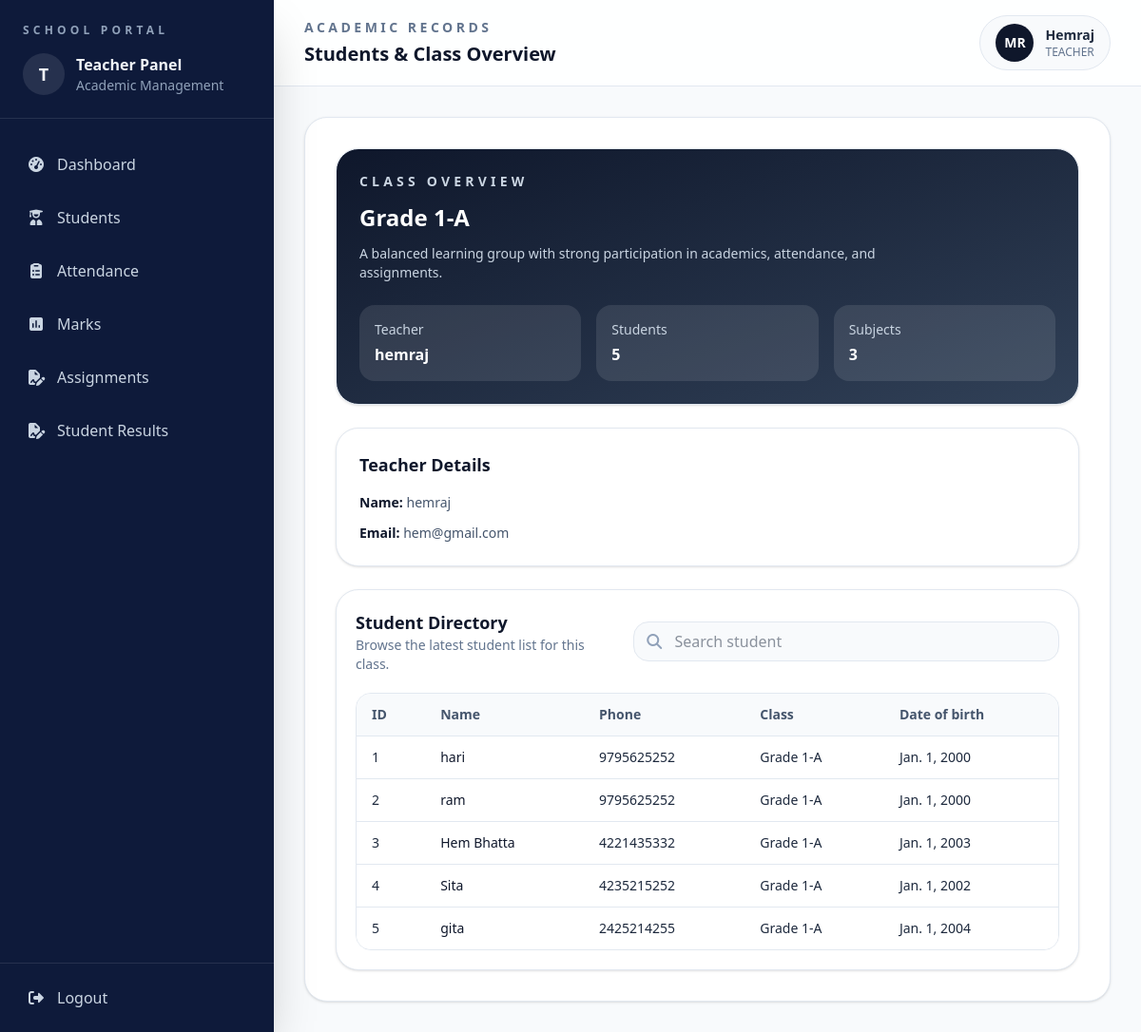
/students/list/ (signed in), run on the app's committed database.
### accounts/models.py (models this page shows, shortened)
class User(AbstractUser):
    ROLE_CHOICES = (("ADMIN", "Admin"), ("TEACHER", "Teacher"))
    role = models.CharField(max_length=20, choices=ROLE_CHOICES, default="TEACHER")

### students/models.py (models this page shows, shortened)
class ClassRoom(models.Model):
    name = models.CharField(max_length=50)
    section = models.CharField(max_length=10)
    teacher = models.ForeignKey(
        User, on_delete=models.SET_NULL, null=True, limit_choices_to={"role": "TEACHER"}
    )
    def __str__(self):
        return f"{self.name}-{self.section}"

class Student(models.Model):
    name = models.CharField(max_length=50)
    classroom = models.ForeignKey(
        ClassRoom, on_delete=models.CASCADE, related_name="students"
    )
    address = models.TextField(blank=True, null=True)
    phone = models.CharField(max_length=10, blank=True)
    date_of_birth = models.DateField(default="2000-01-01")

### students/views.py (the view)
# urls.py: path("list/", views.student, name="student"),
def student(request):
    classroom = ClassRoom.objects.filter(teacher=request.user).first()
    student_count = 0
    subject_count = 0
    students = Student.objects.filter(classroom=classroom)
    if classroom:
        student_count = classroom.students.count()
        subject_count = Subject.objects.filter(classroom=classroom).count()
    context = {
        "classroom": classroom,
        "student_count": student_count,
        "subject_count": subject_count,
        "students": students,
    }
    return render(request, "students/student_list.html", context)

### students/templates/students/student_list.html (shortened to what this page needs)
{% extends 'base.html' %}
{% block page_label %}Academic Records{% endblock %}
{% block page_title %}Students & Class Overview{% endblock %}
{% block content %}
<div class="space-y-6">
  <section class="grid gap-6 xl:grid-cols-[1.3fr_0.7fr]">
    <div class="rounded-3xl border border-slate-200 bg-gradient-to-br from-slate-900 to-slate-700 p-6 text-white shadow-sm">
      <p class="text-sm font-semibold uppercase tracking-[0.3em] text-slate-300">Class Overview</p>
      <h2 class="mt-3 text-2xl font-semibold">Grade {{ classroom }}</h2>
      <p class="mt-3 max-w-xl text-sm text-slate-300">A balanced learning group with strong participation in academics, attendance, and assignments.</p>
      <div class="mt-6 grid gap-4 sm:grid-cols-3">
        <div class="rounded-2xl bg-white/10 p-4">
          <p class="text-sm text-slate-300">Teacher</p>
          <p class="mt-1 font-semibold">{{ request.user.username }}</p>
        </div>
        <div class="rounded-2xl bg-white/10 p-4">
          <p class="text-sm text-slate-300">Students</p>
          <p class="mt-1 font-semibold">{{ student_count }}</p>
        </div>
        <div class="rounded-2xl bg-white/10 p-4">
          <p class="text-sm text-slate-300">Subjects</p>
          <p class="mt-1 font-semibold">{{ subject_count }}</p>
        </div>
      </div>
    </div>
    <div class="rounded-3xl border border-slate-200 bg-white p-6 shadow-sm">
      <h3 class="text-lg font-semibold text-slate-900">Teacher Details</h3>
      <div class="mt-4 space-y-3 text-sm text-slate-600">
        <p><span class="font-semibold text-slate-900">Name:</span> {{ request.user.username }}</p>
        <p><span class="font-semibold text-slate-900">Email:</span> {{ request.user.email }}</p>
      </div>
    </div>
  </section>
  <section class="rounded-3xl border border-slate-200 bg-white p-5 shadow-sm">
    <div class="flex flex-col gap-4 md:flex-row md:items-center md:justify-between">
      <div>
        <h3 class="text-lg font-semibold text-slate-900">Student Directory</h3>
        <p class="text-sm text-slate-500">Browse the latest student list for this class.</p>
      </div>
      <div class="flex w-full max-w-md items-center gap-3 rounded-2xl border border-slate-200 bg-slate-50 px-3 py-2">
        <i class="fa-solid fa-magnifying-glass text-slate-400"></i>
        <input type="text" placeholder="Search student" class="w-full border-0 bg-transparent outline-none" />
      </div>
    </div>
    <div class="mt-5 overflow-hidden rounded-2xl border border-slate-200">
      <table class="min-w-full divide-y divide-slate-200 text-left text-sm">
        <thead class="bg-slate-50 text-slate-600">
          <tr>
            <th class="px-4 py-3 font-semibold">ID</th>
            <th class="px-4 py-3 font-semibold">Name</th>
            <th class="px-4 py-3 font-semibold">Phone</th>
            <th class="px-4 py-3 font-semibold">Class</th>
            <th class="px-4 py-3 font-semibold">Date of birth</th>
          </tr>
        </thead>
        <tbody class="divide-y divide-slate-200 bg-white">
          {% for student in students  %}
          <tr>
            <td class="px-4 py-3">{{student.id}}</td>
            <td class="px-4 py-3 font-medium text-slate-900">{{student.name}}</td>
            <td class="px-4 py-3">{{student.phone}}</td>
            <td class="px-4 py-3">Grade {{student.classroom}}</td>
            <td class="px-4 py-3"> {{student.date_of_birth}}</td>
          </tr>
          {% empty %}
          <p>No Records Found</p>
          {% endfor %}
        </tbody>
      </table>
    </div>
  </section>
</div>
{% endblock %}

### templates/base.html (shortened to what this page needs)
{% load static %}
<!doctype html>
<html lang="en">
<head>
<script src="https://cdn.jsdelivr.net/npm/@tailwindcss/browser@4"></script>
<link rel="stylesheet"
      href="https://cdnjs.cloudflare.com/ajax/libs/font-awesome/7.0.1/css/all.min.css"
 />
</head>
<body class="bg-slate-50 text-slate-800">
<div class="min-h-screen bg-slate-50">
  {% include 'sidebar.html' %}
  <div class="min-h-screen lg:ml-72">
    <header class="border-b border-slate-200 bg-white/90 px-4 py-4 sm:px-6 lg:px-8">
      <div class="flex flex-col gap-4 sm:flex-row sm:items-center sm:justify-between">
        <div>
          <p class="text-sm font-semibold uppercase tracking-[0.25em] text-slate-500">
            {% block page_label %}{% endblock %}
          </p>
          <h1 class="mt-1 text-xl font-semibold text-slate-900">
            {% block page_title %}{% endblock %}
          </h1>
        </div>
        <div class="flex items-center gap-3 rounded-full border border-slate-200 bg-slate-50 px-4 py-2">
          <div class="flex h-10 w-10 items-center justify-center rounded-full bg-slate-900 text-sm font-semibold text-white">
            MR
          </div>
          <div>
            <p class="text-sm font-semibold text-slate-800">
              {{ request.user.username|capfirst }}
            </p>
            <p class="text-xs text-slate-500">
              {{ request.user.role|capfirst }}
            </p>
          </div>
        </div>
      </div>
    </header>
    <main class="p-4 sm:p-6 lg:p-8">
      <div class="rounded-3xl border border-slate-200 bg-white p-4 shadow-sm sm:p-6 lg:p-8">
        {% block content %}
        {% endblock content %}
      </div>
    </main>
  </div>
</div>
</body>
</html>

### data on the page
User: user.username "Hemraj", user.role "TEACHER", user.username "hemraj", user.email "hem@gmail.com"
ClassRoom: name+section "1-A"
Student: id "1", name "hari", phone "9795625252", classroom "1-A", date_of_birth "Jan. 1, 2000"
Student: id "2", name "ram", phone "9795625252", classroom "1-A", date_of_birth "Jan. 1, 2000"
Student: id "3", name "Hem Bhatta", phone "4221435332", classroom "1-A", date_of_birth "Jan. 1, 2003"
Student: id "4", name "Sita", phone "4235215252", classroom "1-A", date_of_birth "Jan. 1, 2002"
Student: id "5", name "gita", phone "2425214255", classroom "1-A", date_of_birth "Jan. 1, 2004"

### other printed values
{{ student_count }} "5"
{{ subject_count }} "3"
